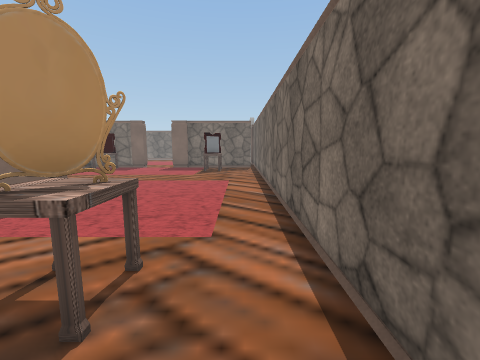
[1] (above)

24 first-person views from a walk through a Unity game level. The camera is 1.5 m above the floor, tilts 8° down and sees 90° across. Doors are open. The floor is counted in squares, 1 m on a side. Each view is taken from the middle of a square. On the plan, view 1 faces up. The plan holds only what a view shows up to about 13 squares ahead; the rest is blank. The place goes on beyond the plan. Some animated figures are not drawn. Some surface patterns are stand-ins.

[2]
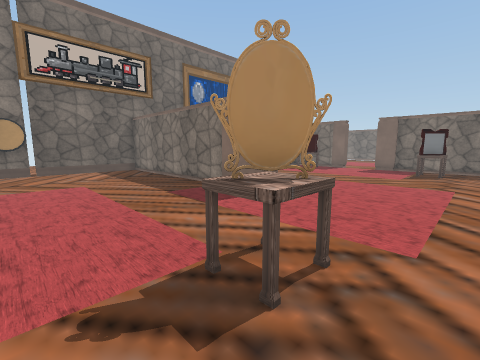

[3]
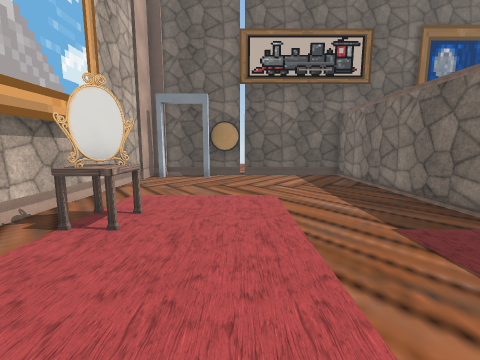

[4]
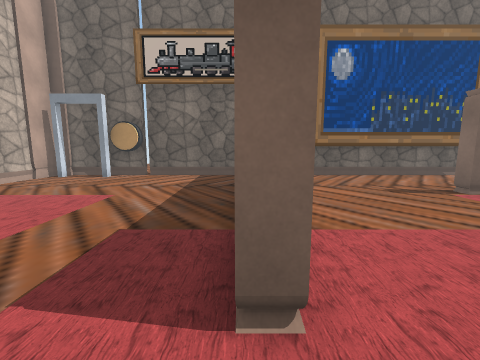

[5]
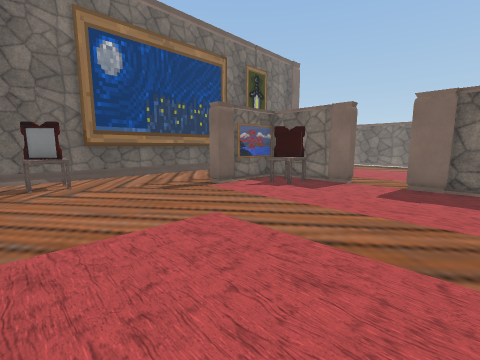

[6]
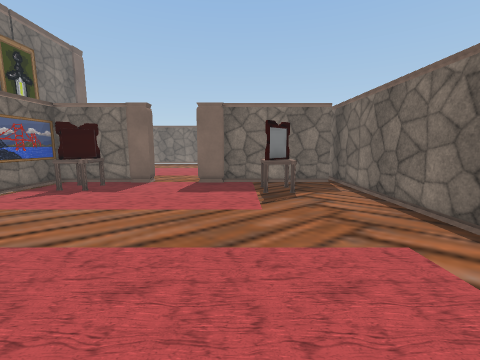

[7]
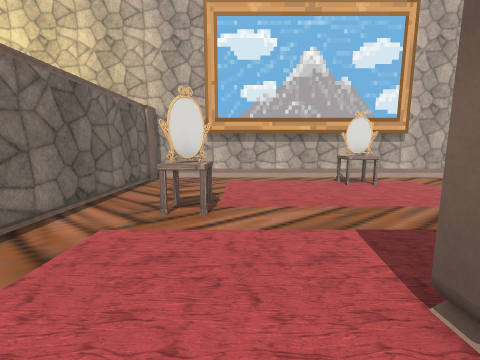

[8]
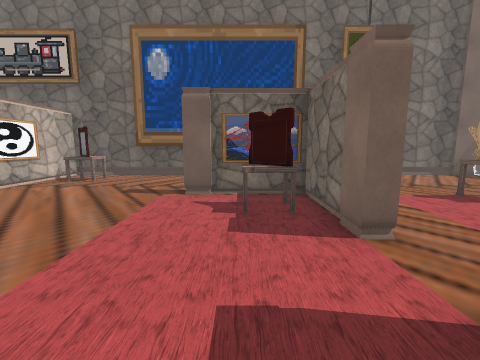

[9]
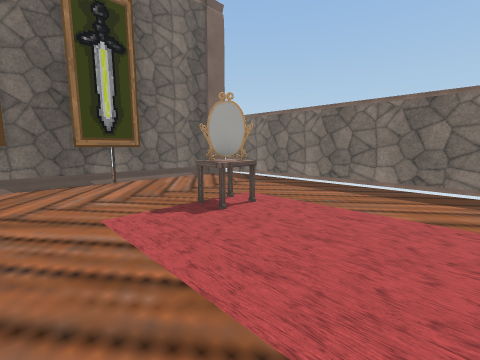

[10]
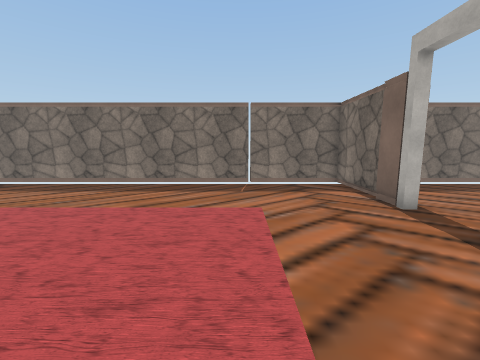

[11]
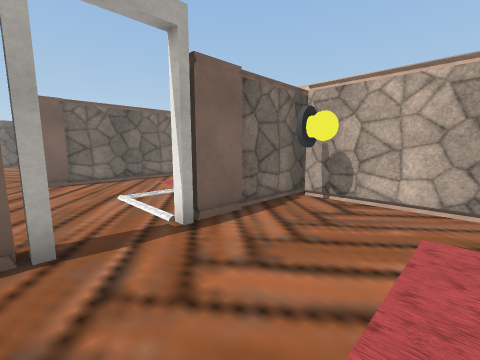

[12]
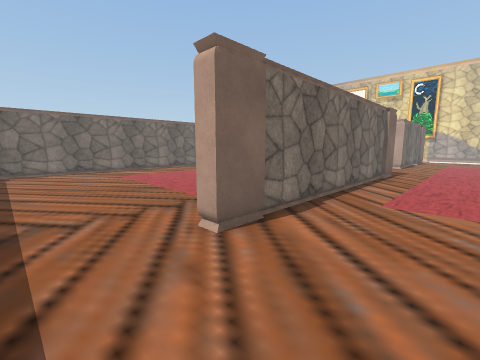

[13]
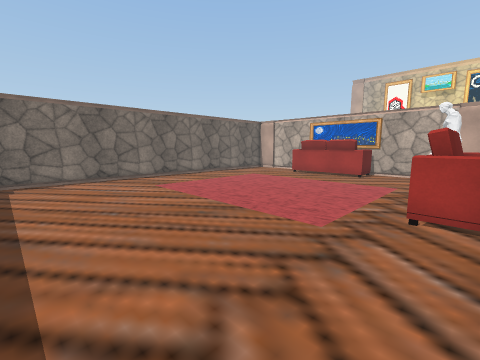

[14]
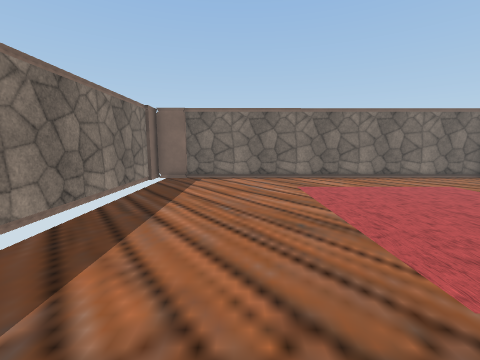

[15]
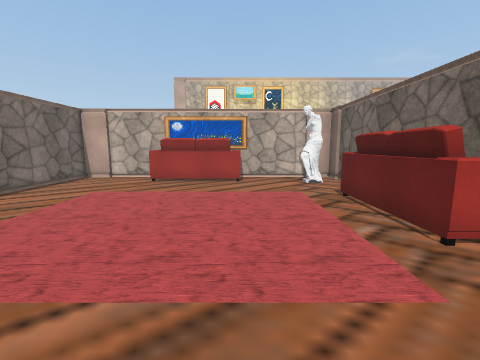

[16]
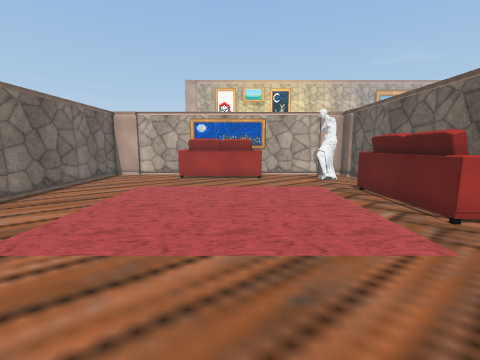

[17]
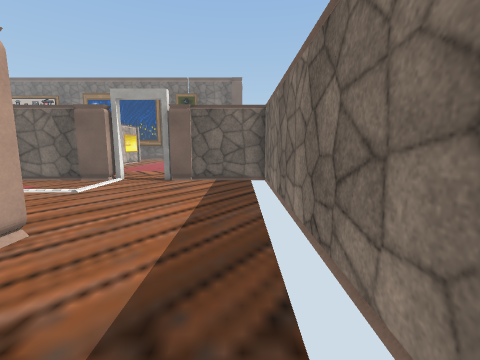

[18]
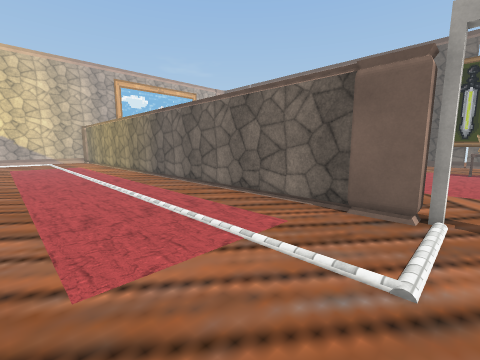

[19]
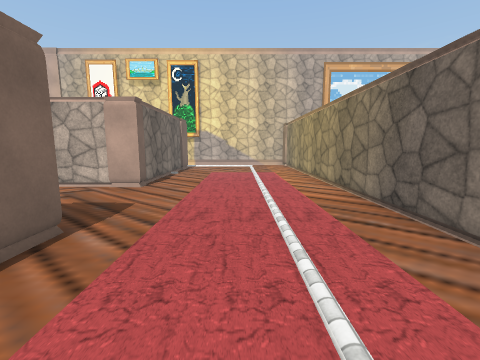

[20]
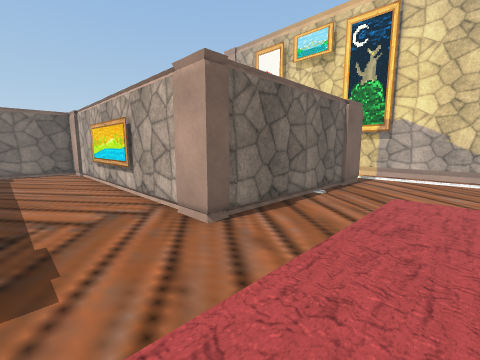

[21]
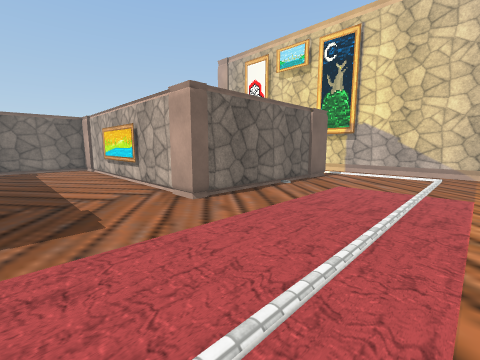

[22]
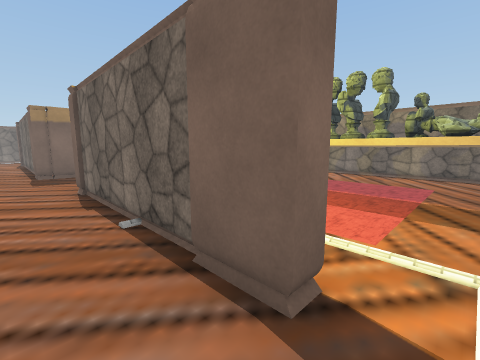

[23]
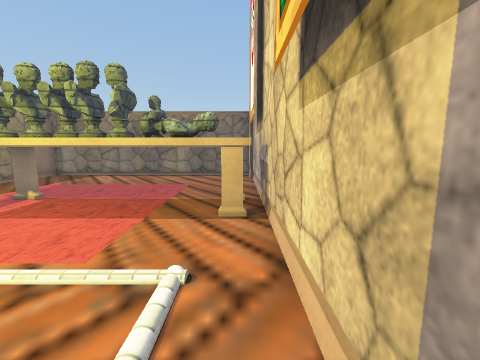

[24]
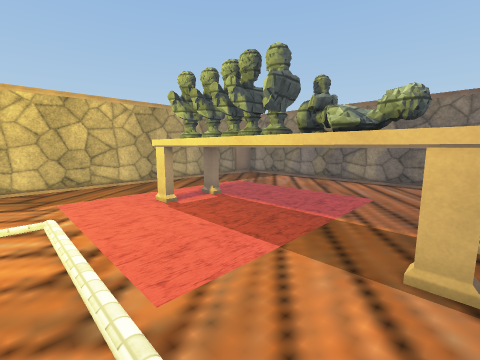

### Floor plan
Points are (right, up) in squares from view 1. A wall is a line through its corners. A room is listed if a view was taken in it or the views show most of it. See-through windows are left out.
Room 1 (views 1, 2, 3, 4, 5, 6, 7, 8, 9, 10, 11)
walls: (-6.7, 17.6) (-6.7, 17.1) (-10.6, 17.1) (-10.6, 13.3) (-11.1, 13.3); (-4.7, 6.6) (-4.7, 6.1) (-15.6, 6.1) (-15.6, 1.3); (-3.1, 17.4) (0.9, 17.4); (0.9, 17.1) (-4.7, 17.1); (-15.4, 18.3) (-15.4, 9.6); (-15.4, 22.4) (-15.4, 19.9); (-15.6, 1) (-15.6, -3.6) (1.1, -3.6) (1.1, 21.3); (1.1, 23.5) (1.1, 28.1) (-13.5, 28.1); (-15.1, -0.5) (-14.6, -0.5); (-15.6, 27.3) (-15.6, 6.4) (-11.5, 6.4)
ways out: open door at (1, 22.5) to room 2; open door at (-15, -1.5); gap at (-16, 27)
objects: other object (-15, 0) to (-15, 1); other object (-14, 8) to (-13, 9); other object (-10, 22) to (-9, 23); other object (-9, 15) to (-8, 16); other object (-8, -2) to (-7, -1); other object (-2, 2) to (-1, 3); other object (-2, 15) to (-1, 16); other object (0, 18)
Room 2 (views 12, 13, 14, 15, 16, 17, 18, 19, 20, 21, 22, 23, 24)
walls: (9.6, 11.8) (8.1, 11.8) (8.1, 23.4) (8.8, 23.4); (8.5, 15.1) (8.5, 12.3) (13.8, 12.3); (16.6, 12.3) (20.5, 12.3) (20.5, 28.1) (12.9, 28.1); (8.5, 19.6) (8.5, 19.1); (8.7, 3.4) (8.7, 7.1) (20.5, 7.1) (20.5, 11.1); (1.4, 21.8) (1.4, 3); (9.4, -1) (8.7, -1) (8.7, 2.6); (11.1, 28.1) (2.5, 28.1); (1.4, 28.1) (1.4, 23.5); (2.9, -3.6) (19, -3.6); (20.5, -3.5) (20.5, 6.8) (9.9, 6.8)
ways out: open door at (1, 22.5) to room 1
objects: other object (9, 3); other object (9, 17) to (10, 20); other object (10, 13) to (10, 14); other object (13, 13) to (17, 14); other object (14, -1); other object (14, 0); other object (14, 1); other object (14, 2); other object (14, 3)

Positions as (right, up) in squares from view 1, and headings:
1: (0, 0), facing up
2: (0, 0), facing up-left
3: (-3, 1), facing left
4: (-3, 6), facing left
5: (-3, 7), facing up-left
6: (-3, 7), facing up
7: (-3, 8), facing down
8: (-3, 15), facing left
9: (-5, 18), facing up-left
10: (-3, 18), facing up
11: (-3, 24), facing down-right
12: (5, 26), facing down-right
13: (9, 26), facing down-right
14: (9, 24), facing right
15: (13, 24), facing down
16: (14, 25), facing down
17: (12, 27), facing left
18: (7, 22), facing down-left
19: (5, 16), facing down
20: (5, 10), facing down-right
21: (3, 11), facing down-right
22: (7, -2), facing up-right
23: (8, -3), facing right
24: (10, -3), facing up-right
